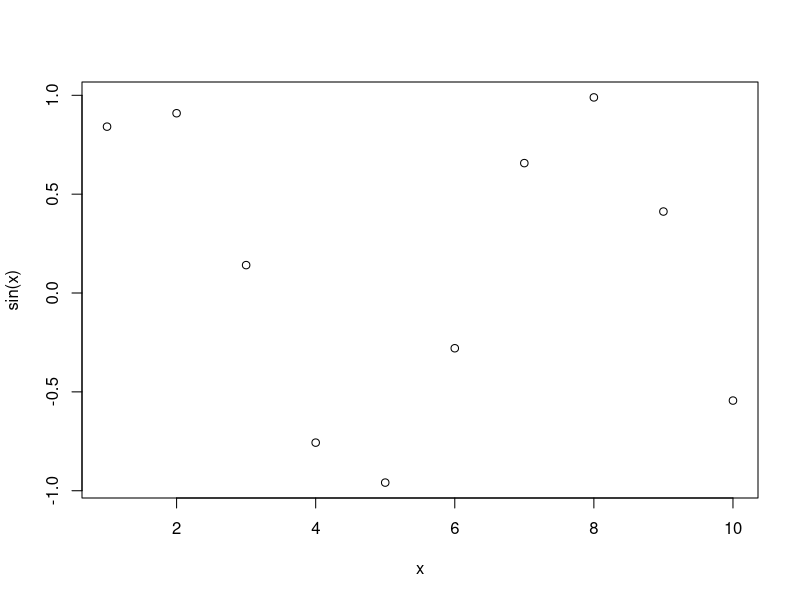

R code for this plot:
## ---- chunk 1
x <- 1:10
plot(x,sin(x))
